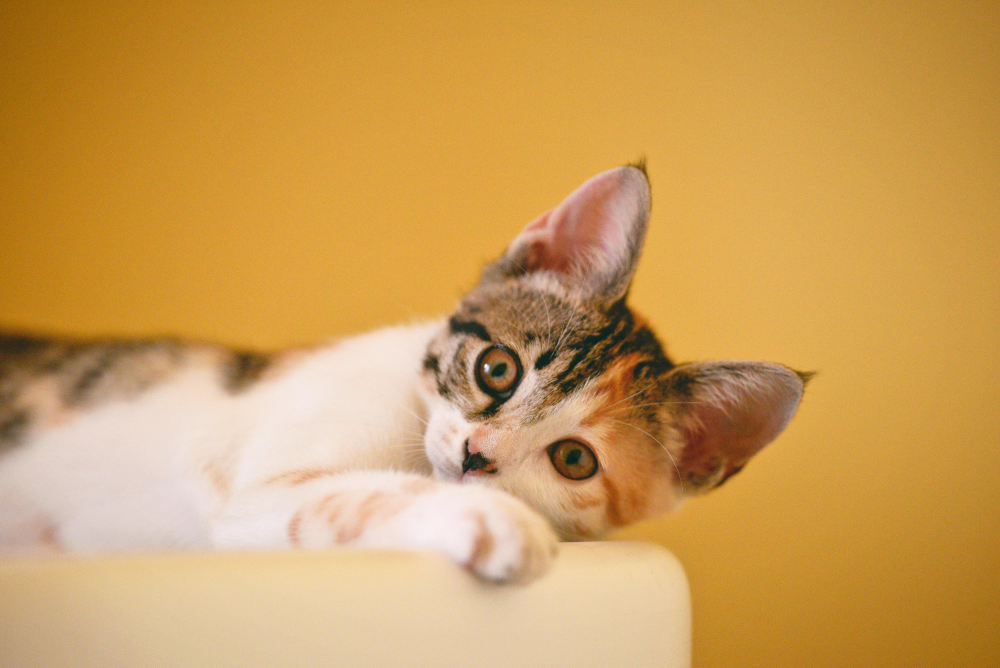
#> input picture Image-Processing/cat.jpg, 5000 x 3337 px, found by its file name (shown at 1/5 size)
$ python Change_pixel_region.py
#> lines starting #> are read from the running program, lines starting #| are printed output that depends on the picture
import cv2 as cv
import numpy as np
import matplotlib.pyplot as plt
import os


def ChangePixelRegion() :
    root = os.getcwd()
    print(root)
    imgPath = os.path.join(root,'Image-Processing', "cat.jpg")
    img = cv.imread(imgPath)
#> img is the input picture: shape (3337, 5000, 3); mean B, G, R 89.7, 158.8, 205.2
    imgRGB = cv.cvtColor(img,cv.COLOR_BGR2RGB)


    plt.figure()
    plt.imshow(imgRGB)
    plt.title("Previously Image")
    plt.show()


    region = imgRGB[1000:1500,1000:1500]
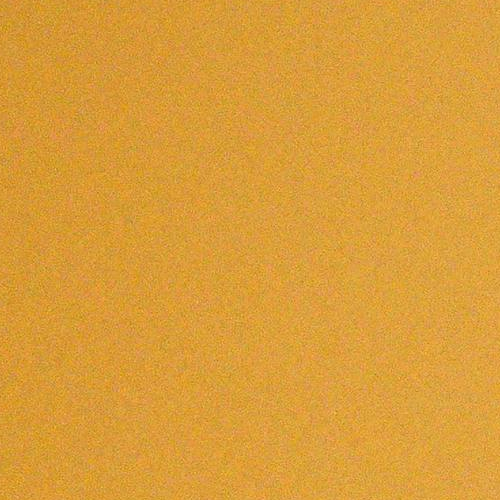
#> region: shape (500, 500, 3); mean R, G, B 219.4, 157.8, 56.9
    dx = 500
    dy = 500
    startX = 2600
    startY= 1700
    imgRGB[startX:startX+dx , startY:startY+dy] = region

    plt.figure()
    plt.imshow(imgRGB)
    plt.title("After Update , Image")
    plt.show()

ChangePixelRegion()
